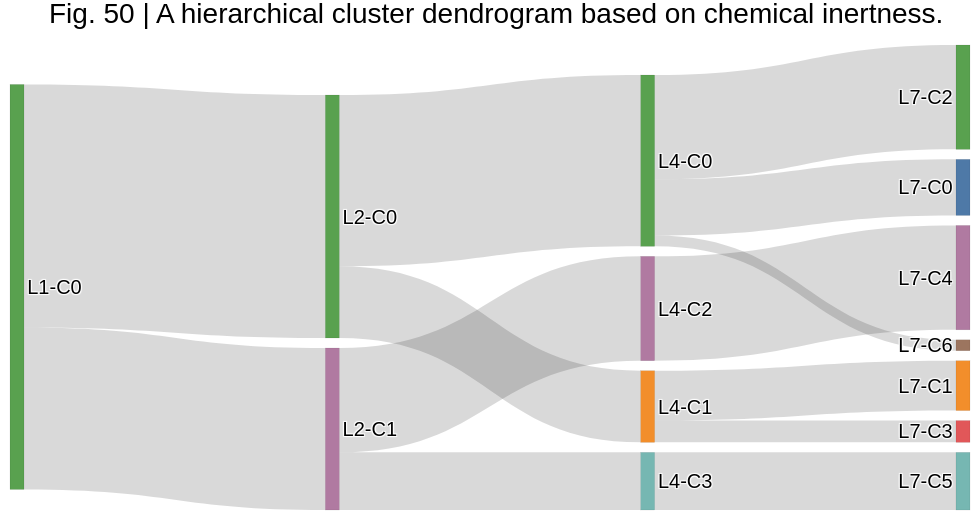

This figure's notebook cell:
### Code cell
Z = sklearn_agglomerative_to_linkage(model)
levels = [1, 2, 4, 7]
parts = get_level_partitions(Z, levels)

# sample_names: sample name list with length 260
sdata = build_sankey_from_partitions(
    parts, levels,
    sample_names=sample_names,
    X=X_TYPE1_scaled,
    final_k=7,
    max_show=10,
    show_distance=True
)

fig = plot_alluvial_tree_sankey(sdata, levels, title="Fig. 50 | A hierarchical cluster dendrogram based on chemical inertness.")
fig.show()

import plotly.io as pio  # Import once at the top of the file if preferred
# After each fig is generated
# fig.write_image("alluvial_tree.png", width=1800, height=900, scale=2)  # Increase scale/width/height as needed
fig.write_image("../result/Fig.50 | A hierarchical cluster dendrogram based on chemical inertness.svg")  # Export another copy when a vector image is needed

### Figure 1 — Plotly figure (JSON) as saved in the notebook; plotly's stock layout.template omitted (floating-point values rounded to 4 significant figures)
{"data": [{"arrangement": "snap", "link": {"color": "rgba(0,0,0,0.15)", "hovertemplate": "flow=%{value}<extra></extra>", "source": [0, 0, 1, 1, 2, 2, 3, 4, 3, 4, 5, 6, 3], "target": [1, 2, 3, 4, 5, 6, 7, 8, 9, 10, 11, 12, 13], "value": [156, 104, 110, 46, 67, 37, 36, 32, 67, 14, 67, 37, 7]}, "node": {"color": ["#59A14F", "#59A14F", "#B07AA1", "#59A14F", "#F28E2B", "#B07AA1", "#76B7B2", "#4E79A7", "#F28E2B", "#59A14F", "#E15759", "#B07AA1", "#76B7B2", "#9C755F"], "customdata": ["<b>L1-C0</b><br>n=260<br>sorted by centroid distance (typical → atypical)<br>FC(F)C(F)(F)OCC(F)(F)C(F)(F)F  (d=0.472)<br>FC(F)(F)C(F)(F)OCCOC(F)(F)C(F)(F)F  (d=0.474)<br>FC(F)C(F)(F)OCC(F)(F)F  (d=0.478)<br>FC(F)(F)C(F)(F)OC(F)(F)C(F)(F)F  (d=0.516)<br>FC(F)(F)C1(C(F)(F)F)OC1(F)F  (d=0.517)<br>FC(F)C(F)(F)OCC(F)(F)C(F)(F)C(F)(F)C(F)F  (d=0.531)<br>FC(F)(F)C(OC1CCO1)(C(F)(F)F)C(F)(F)F  (d=0.532)<br>FC(F)(F)C(F)(C1CCCCC1)C(F)(F)F  (d=0.533)<br>FC(F)(F)C(F)(F)C1(F)OC1(C(F)(F)F)C(F)(F)F  (d=0.545)<br>FC(F)(F)C1(C(F)(F)F)OCC1(F)F  (d=0.557)<br>... (+250 more)", "<b>L2-C0</b><br>n=156<br>sorted by centroid distance (typical → atypical)<br>FC(F)(F)C(F)(F)OCCOC(F)(F)C(F)(F)F  (d=0.286)<br>FC(F)(F)C(OC1CCO1)(C(F)(F)F)C(F)(F)F  (d=0.351)<br>FC(F)(F)C(F)(F)C(F)(F)C(F)(F)C(F)(F)OC1CCO1  (d=0.377)<br>FC(F)C(F)(F)OCC(F)(F)C(F)(F)F  (d=0.388)<br>FC(F)(F)C(F)(F)C1(F)OC1(C(F)(F)F)C(F)(F)F  (d=0.391)<br>FC(F)C(F)(F)OCC(F)(F)C(F)(F)C(F)(F)C(F)F  (d=0.407)<br>FC(F)(F)C(C1OC(F)(F)C(F)(F)C1(F)F)(C(F)(F)F)C(F)(F)F  (d=0.413)<br>CCOC(F)(F)C(F)(F)C(F)(F)C(F)(F)F  (d=0.417)<br>CCCOC(C(F)F)(C(F)(F)F)C(F)(F)F  (d=0.42)<br>FC(F)(F)C(F)(OC1CCO1)C(F)(F)F  (d=0.422)<br>... (+146 more)", "<b>L2-C1</b><br>n=104<br>sorted by centroid distance (typical → atypical)<br>Fc1cc(C(F)(F)F)cc(C(F)(F)F)c1  (d=0.335)<br>FC(F)(F)C(F)(c1ccccc1)C(F)(F)F  (d=0.345)<br>Fc1cc(C(F)(F)F)cc(F)c1F  (d=0.353)<br>Fc1ccc(C(F)(F)F)cc1F  (d=0.353)<br>Fc1cc(F)cc(C(F)(F)F)c1  (d=0.353)<br>Fc1ccc(C(F)(F)F)c(F)c1  (d=0.354)<br>Fc1ccc(F)c(C(F)(F)F)c1  (d=0.356)<br>Fc1cc(F)c(F)c(C(F)(F)F)c1  (d=0.357)<br>Fc1cc(C(F)(F)F)cc(C(F)(F)F)c1F  (d=0.36)<br>Fc1cccc(C(F)(F)F)c1  (d=0.36)<br>... (+94 more)", "<b>L4-C0</b><br>n=110<br>sorted by centroid distance (typical → atypical)<br>FC(F)(F)C(C1OC(F)(F)C(F)(F)C1(F)F)(C(F)(F)F)C(F)(F)F  (d=0.266)<br>FC(F)(F)C(F)(F)C1(F)OC1(C(F)(F)F)C(F)(F)F  (d=0.276)<br>FC(F)(F)C1(F)OC(C(F)(F)F)(C(F)(F)F)C1(F)F  (d=0.314)<br>FC(F)(F)C(F)(F)OCCOC(F)(F)C(F)(F)F  (d=0.32)<br>FC(F)(F)C(F)(F)C(F)(F)C1(F)OC(F)(F)C1(F)F  (d=0.329)<br>FC(F)(F)C(F)(F)C(F)(F)C1(F)OC(F)(F)C(F)(F)C1(F)F  (d=0.335)<br>FC(F)C(F)(F)OCC(F)(F)C(F)(F)C(F)(F)C(F)F  (d=0.341)<br>FC(F)C(F)(F)OCC(F)(F)C(F)(F)F  (d=0.352)<br>FC(F)(F)C(F)(F)C(F)(F)C(F)(F)C(F)(F)OC1CCO1  (d=0.355)<br>FC(F)(F)C(F)(F)C(F)(F)C(F)(F)C1(F)OC(F)(F)C(F)(F)C1(F)F  (d=0.355)<br>... (+100 more)", "<b>L4-C1</b><br>n=46<br>sorted by centroid distance (typical → atypical)<br>COC(CSCC(F)(F)F)OC  (d=0.389)<br>COCCOCC(F)(F)F  (d=0.458)<br>CC(C)(C)OCC(F)(F)F  (d=0.463)<br>CCCOC(C(F)F)(C(F)(F)F)C(F)(F)F  (d=0.464)<br>COCOCC(F)(F)F  (d=0.467)<br>COC(C)(C(F)(F)F)C(F)(F)F  (d=0.482)<br>CCC[Si](OCC)(C(F)(F)F)C(F)(F)F  (d=0.485)<br>COC(C(F)F)(C(F)(F)F)C(F)(F)F  (d=0.491)<br>CCOC(C(F)(F)F)(C(F)(F)F)C(F)(F)F  (d=0.492)<br>C[Si](C)(C)O[Si](C)(CCC(F)(F)F)O[Si](C)(C)C  (d=0.494)<br>... (+36 more)", "<b>L4-C2</b><br>n=67<br>sorted by centroid distance (typical → atypical)<br>FC(F)(F)c1ccc(C(F)(F)F)cc1  (d=0.18)<br>FC(F)(F)c1ccc(C(F)(F)F)c2ccccc12  (d=0.185)<br>Fc1cc(C(F)(F)F)cc(F)c1F  (d=0.185)<br>Fc1cc(C(F)(F)F)cc(C(F)(F)F)c1  (d=0.187)<br>Fc1cc(C(F)(F)F)cc(C(F)(F)F)c1F  (d=0.192)<br>Fc1cc(F)c(F)c(C(F)(F)F)c1  (d=0.197)<br>Fc1ccc(F)c(C(F)(F)F)c1F  (d=0.197)<br>Fc1ccc(C(F)(F)F)cc1F  (d=0.199)<br>Fc1cc(F)c(C(F)(F)F)c(F)c1F  (d=0.199)<br>Fc1cccc(C(F)(F)F)c1F  (d=0.202)<br>... (+57 more)", "<b>L4-C3</b><br>n=37<br>sorted by centroid distance (typical → atypical)<br>Fc1cc(F)cc(OCC(F)F)c1  (d=0.381)<br>Fc1cccc(OCC(F)F)c1  (d=0.383)<br>FC(F)COc1ccccc1  (d=0.404)<br>FC(F)(F)COCc1ccccc1  (d=0.44)<br>FC(F)(F)c1cccc(C2CO2)c1  (d=0.491)<br>FC(F)(F)c1ccc(C2CO2)cc1  (d=0.493)<br>FC(F)(F)COc1ccccc1  (d=0.543)<br>FC(F)(F)COc1ccc(C(F)(F)F)cc1  (d=0.549)<br>CSCOCc1cccc(C(F)(F)F)c1  (d=0.568)<br>Fc1cc(C2CO2)cc(F)c1F  (d=0.575)<br>... (+27 more)", "<b>L7-C0</b><br>n=36<br>sorted by centroid distance (typical → atypical)<br>FC(F)(F)C(C1CC1)C(F)(F)F  (d=0.245)<br>FC(F)C(F)SC(F)(F)F  (d=0.255)<br>FC(F)C(F)SC(F)(F)C(F)F  (d=0.258)<br>FC(F)C(F)(F)SC(F)(F)F  (d=0.273)<br>FC(F)(F)C(F)(F)C1CCCCC1  (d=0.276)<br>FC(F)C(F)(F)SC(F)(F)C(F)F  (d=0.282)<br>FC(F)(F)C(F)(C1CCCCC1)C(F)(F)F  (d=0.293)<br>FC(F)(F)C(F)(F)C(F)(F)C1CCCC1  (d=0.306)<br>FC1(F)CCC(C(F)(F)F)CC1  (d=0.318)<br>FC(F)(F)C(F)(F)SCCI  (d=0.324)<br>... (+26 more)", "<b>L7-C1</b><br>n=32<br>sorted by centroid distance (typical → atypical)<br>COC(C(F)F)(C(F)(F)F)C(F)(F)F  (d=0.254)<br>CCCOC(C(F)F)(C(F)(F)F)C(F)(F)F  (d=0.271)<br>CCOC(C(F)(F)F)(C(F)(F)F)C(F)(F)F  (d=0.273)<br>COC(C)(C(F)(F)F)C(F)(F)F  (d=0.273)<br>COC(C(F)(F)F)(C(F)(F)F)C(F)(F)F  (d=0.28)<br>CCOC(F)(F)C(F)(F)C(F)(F)C(F)(F)F  (d=0.298)<br>CCOC(F)(F)C(F)(C(F)(F)F)C(F)(F)F  (d=0.3)<br>COC(F)(F)C(F)(F)C(F)(F)C(F)(F)F  (d=0.308)<br>COC(F)(F)C(F)(C(F)(F)F)C(F)(F)F  (d=0.31)<br>COC(F)(F)C(F)(F)C(F)(F)F  (d=0.322)<br>... (+22 more)", "<b>L7-C2</b><br>n=67<br>sorted by centroid distance (typical → atypical)<br>FC(F)(F)C(C1OC(F)(F)C(F)(F)C1(F)F)(C(F)(F)F)C(F)(F)F  (d=0.195)<br>FC(F)(F)C(F)(F)C1(F)OC1(C(F)(F)F)C(F)(F)F  (d=0.243)<br>FC(F)(F)C(F)(F)C(F)(F)C(F)(F)C(F)(F)OC1CCO1  (d=0.262)<br>FC(F)(F)C1(F)OC1(C(F)(C(F)(F)F)C(F)(F)F)C(F)(C(F)(F)F)C(F)(F)F  (d=0.267)<br>FC(F)(F)C1(F)OC(C(F)(F)F)(C(F)(F)F)C1(F)F  (d=0.289)<br>FC(F)(F)C(F)(F)C(F)(F)C(F)(F)C1(F)OC(F)(F)C(F)(F)C1(F)F  (d=0.311)<br>FC(F)(F)C(F)(F)C(F)(F)C1(F)OC(F)(F)C(F)(F)C1(F)F  (d=0.315)<br>FC(F)(F)C(OC1CCO1)(C(F)(F)F)C(F)(F)F  (d=0.323)<br>FC(F)(F)C(F)(F)C(F)(F)C(F)(F)C1(C(F)(F)F)OC(F)(F)C(F)(F)C1(F)F  (d=0.324)<br>FC(F)(F)C(F)(F)C(F)(F)C1(F)OC(F)(F)C1(F)F  (d=0.351)<br>... (+57 more)", "<b>L7-C3</b><br>n=14<br>sorted by centroid distance (typical → atypical)<br>C[Si]1(C)O[Si](C)(C)O[Si](C)(C)O[Si](C)(C)O[Si](C)(C)O1  (d=0.321)<br>C[Si](C)(C)O[Si](C)(C)O[Si](C)(C)O[Si](C)(C)O[Si](C)(C)C  (d=0.389)<br>CC[Si]1(CC)O[Si](CC)(CC)O[Si](CC)(CC)O[Si](CC)(CC)O1  (d=0.391)<br>C[Si](C)(C)O[Si](C)(C)O[Si](C)(C)O[Si](C)(C)C  (d=0.401)<br>C[Si]1(C)O[Si](C)(C)O[Si](C)(C)O[Si](C)(C)O[Si](C)(C)O[Si](C)(C)O1  (d=0.423)<br>C[Si]1(C)O[Si](C)(C)O[Si](C)(C)O[Si](C)(C)O1  (d=0.43)<br>C[Si](C)(C)O[Si](C)(C)O[Si](C)(C)C  (d=0.573)<br>C[Si]1(C)O[Si](C)(C)O[Si](C)(C)O1  (d=0.649)<br>C[Si](C)(C)O[Si](C)(C)O[Si](C)(C)O[Si](C)(C)O[Si](C)(C)O[Si](C)(C)O[Si](C)(C)C  (d=0.78)<br>CO[Si](C)(OC)OC  (d=0.871)<br>... (+4 more)", "<b>L7-C4</b><br>n=67<br>sorted by centroid distance (typical → atypical)<br>FC(F)(F)c1ccc(C(F)(F)F)cc1  (d=0.18)<br>FC(F)(F)c1ccc(C(F)(F)F)c2ccccc12  (d=0.185)<br>Fc1cc(C(F)(F)F)cc(F)c1F  (d=0.185)<br>Fc1cc(C(F)(F)F)cc(C(F)(F)F)c1  (d=0.187)<br>Fc1cc(C(F)(F)F)cc(C(F)(F)F)c1F  (d=0.192)<br>Fc1cc(F)c(F)c(C(F)(F)F)c1  (d=0.197)<br>Fc1ccc(F)c(C(F)(F)F)c1F  (d=0.197)<br>Fc1ccc(C(F)(F)F)cc1F  (d=0.199)<br>Fc1cc(F)c(C(F)(F)F)c(F)c1F  (d=0.199)<br>Fc1cccc(C(F)(F)F)c1F  (d=0.202)<br>... (+57 more)", "<b>L7-C5</b><br>n=37<br>sorted by centroid distance (typical → atypical)<br>Fc1cc(F)cc(OCC(F)F)c1  (d=0.381)<br>Fc1cccc(OCC(F)F)c1  (d=0.383)<br>FC(F)COc1ccccc1  (d=0.404)<br>FC(F)(F)COCc1ccccc1  (d=0.44)<br>FC(F)(F)c1cccc(C2CO2)c1  (d=0.491)<br>FC(F)(F)c1ccc(C2CO2)cc1  (d=0.493)<br>FC(F)(F)COc1ccccc1  (d=0.543)<br>FC(F)(F)COc1ccc(C(F)(F)F)cc1  (d=0.549)<br>CSCOCc1cccc(C(F)(F)F)c1  (d=0.568)<br>Fc1cc(C2CO2)cc(F)c1F  (d=0.575)<br>... (+27 more)", "<b>L7-C6</b><br>n=7<br>sorted by centroid distance (typical → atypical)<br>C[Si](C)(CCC(F)(F)C(F)(F)C(F)(F)C(F)(F)C(F)(F)C(F)(F)F)O[Si](C)(C)CCC(F)(F)C(F)(F)C(F)(F)C(F)(F)C(F)(F)C(F)(F)F  (d=0.538)<br>CCCCC(F)C(F)(F)[Si](OC(O[Si](C(F)(F)F)(C(F)(F)F)C(F)(F)C(F)CCCC)[SiH2]CC[Si](C)(C)Cl)(C(F)(F)F)C(F)(F)F  (d=0.654)<br>FC(F)(F)[Si]1(C(F)(F)F)O[Si](C(F)(F)F)(C(F)(F)F)O[Si](C(F)(F)F)(C(F)(F)F)O[Si](C(F)(F)F)(C(F)(F)F)O1  (d=0.685)<br>C[Si](C)(CCC(F)(F)C(F)(F)C(F)(F)C(F)(F)C(F)(F)C(F)(F)C(F)(F)C(F)(F)F)O[Si](C)(C)CCC(F)(F)C(F)(F)C(F)(F)C(F)(F)C(F)(F)C(F)(F)C(F)(F)C(F)(F)F  (d=0.841)<br>CCO[Si](OCC)(OCC)O[Si](CC)(CC(F)(F)C(F)(F)C(F)(F)F)O[Si](CC)(CC)CC  (d=0.849)<br>FC(F)(F)[Si]1(C(F)(F)F)O[Si](C(F)(F)F)(C(F)(F)F)O[Si](C(F)(F)F)(C(F)(F)F)O1  (d=0.852)<br>c1ccc([Si]2(c3ccccc3)O[Si](c3ccccc3)(c3ccccc3)O[Si](c3ccccc3)(c3ccccc3)O[Si](c3ccccc3)(c3ccccc3)O2)cc1  (d=1.86)"], "hovertemplate": "%{customdata}<extra></extra>", "label": ["L1-C0", "L2-C0", "L2-C1", "L4-C0", "L4-C1", "L4-C2", "L4-C3", "L7-C0", "L7-C1", "L7-C2", "L7-C3", "L7-C4", "L7-C5", "L7-C6"], "line": {"color": "rgba(0,0,0,0.15)", "width": 0.5}, "pad": 10, "thickness": 14}, "type": "sankey"}], "layout": {"font": {"color": "black", "family": "Helvetica", "size": 20}, "height": 520, "margin": {"b": 10, "l": 10, "r": 10, "t": 45}, "paper_bgcolor": "white", "plot_bgcolor": "white", "title": {"text": "Fig. 50 | A hierarchical cluster dendrogram based on chemical inertness."}, "width": 980}}
